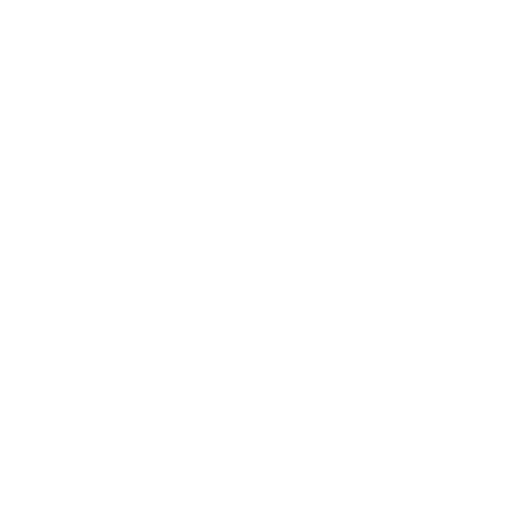
Frame 1 (no input)
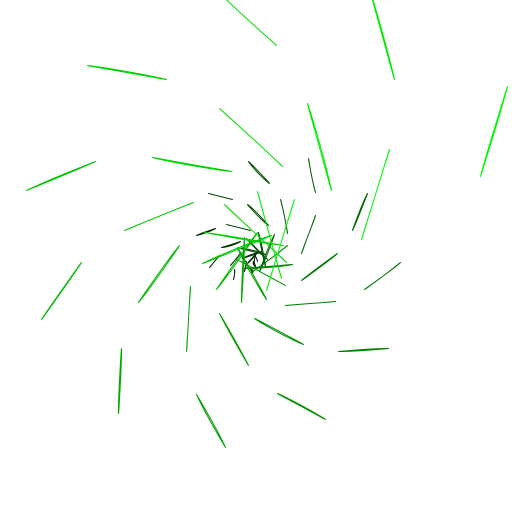
Frame 60 (the mouse pressed at the canvas centre just before this capture)
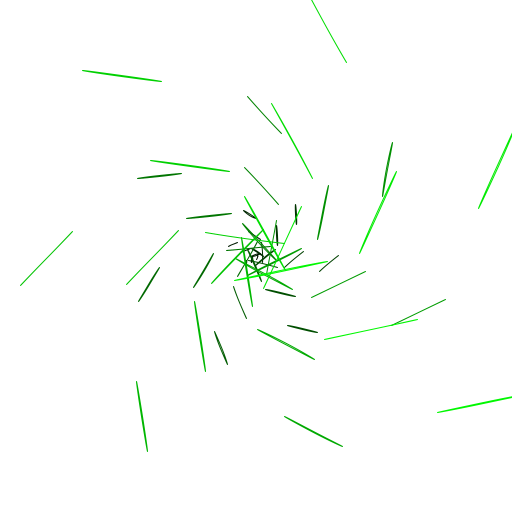
Frame 120 (the mouse held since frame 60 and released just before this capture)

The Processing sketch that drew these frames (run headless with seeded random() and noise(); from frame 60 on, the mouse is pressed at the canvas centre):

// Processing sketch: processing_113172
// ── processing_113172.pde

float time = 0; /* This is going to function as a clock. We'll update it with a value every time a frame gets drawn*/
 
void setup() {
size(512,512);/* setup the size */
frameRate(25);/* This sets the current frameRate */
}
 
void draw() {/* this does the drawing once per frame */
  background(255); /* clear the screen with white */
  translate((width*0.5)+tan(time),(height*0.5)+(1/tan(time))); /* translate all the drawing to the middle of the screen */
  noFill(); /*stop the computer filling in shapes*/
  time=time+0.01; /* update the value in the variable 'time'. This means that we add 1 to 'time' every frame */
  //background(abs(sin(time))*255);
  for (int i = 0;i < 20; i++) { /* this for loop organises the drawing. It will do the drawing 20 times (between 0 and 19)  */
  rotate(sin(time)); /* rotate the coordinate system a bit */
  stroke(0,13*i,0);//extra;decent blue : stroke(10*i,12*i,13*i); 3 colors : stroke(10*tan(i)*i,12*sin(i)*i,13*sin(i)*i);
  //stroke(10*tan(i)*i,12*sin(i)*i,13*cos(i)*i); gives 4 colours;original :13*i,13*i,13*i.using 2 and setting the third to 0,using 1,or 
  //placing a trigonometric function in one (donot know about two.),while keeping the others the same.
  ellipse(i,i,i*5,cos(i*5));//ellipse in place of rect
  ellipse(5*i,5*i,i*5,sin(i*5));//extra line
  ellipse(10*(i),10*(i),i*5,sin(i*5));//this line is extra.sin in place of cos
  /* this is the actual drawing.
  This says 'Draw a line, starting from i,i (x and y location), and being of size i*5 in both width and depth
  because it's in a for loop, it gets 'called' (used) 20 times, with a different value for 'i' each time */
  
  }
}
